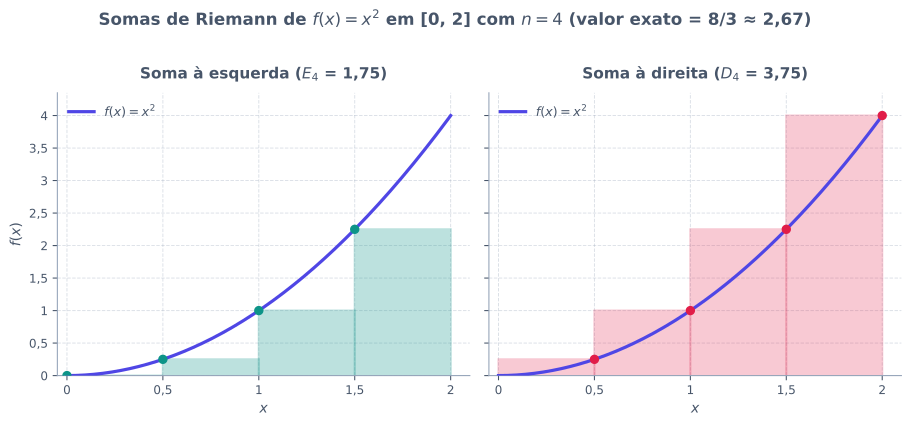

Write Python code to recreate this figure.
from pathlib import Path

import matplotlib.pyplot as plt
import matplotlib.ticker as ticker
import numpy as np

plt.rcParams["svg.fonttype"] = "none"


def main() -> None:
    a, b = 0.0, 2.0
    n = 4
    dx = (b - a) / n  # 0.5
    x_edges = np.linspace(a, b, n + 1)

    x_curva = np.linspace(a, b, 300)
    y_curva = x_curva ** 2

    h_esq = x_edges[:-1] ** 2  # [0.0, 0.25, 1.0, 2.25]
    h_dir = x_edges[1:] ** 2   # [0.25, 1.0, 2.25, 4.0]

    soma_esq = float(np.sum(h_esq) * dx)  # 1.75
    soma_dir = float(np.sum(h_dir) * dx)  # 3.75

    cor_texto = "#475569"
    cor_grade = "#94A3B8"
    cor_curva = "#4F46E5"
    cor_esq = "#0D9488"
    cor_dir = "#E11D48"

    fig, (ax_esq, ax_dir) = plt.subplots(1, 2, figsize=(9.6, 4.3), sharey=True)
    fig.patch.set_alpha(0.0)

    # Painel esquerdo: soma à esquerda
    ax_esq.bar(
        x_edges[:-1],
        h_esq,
        width=dx,
        align="edge",
        color=cor_esq,
        alpha=0.28,
        edgecolor=cor_esq,
        linewidth=1.6,
        zorder=2,
    )
    ax_esq.plot(x_curva, y_curva, color=cor_curva, linewidth=2.4, zorder=3, label="$f(x) = x^2$")
    ax_esq.scatter(x_edges[:-1], h_esq, color=cor_esq, s=36, zorder=4)
    ax_esq.set_title(
        f"Soma à esquerda ($E_4$ = {soma_esq:.2f})".replace(".", ","),
        fontsize=11.5,
        fontweight="bold",
        color=cor_texto,
        pad=10,
    )
    ax_esq.set_xlabel("$x$", fontsize=10.5, color=cor_texto)
    ax_esq.set_ylabel("$f(x)$", fontsize=10.5, color=cor_texto)

    # Painel direito: soma à direita
    ax_dir.bar(
        x_edges[:-1],
        h_dir,
        width=dx,
        align="edge",
        color=cor_dir,
        alpha=0.24,
        edgecolor=cor_dir,
        linewidth=1.6,
        zorder=2,
    )
    ax_dir.plot(x_curva, y_curva, color=cor_curva, linewidth=2.4, zorder=3, label="$f(x) = x^2$")
    ax_dir.scatter(x_edges[1:], h_dir, color=cor_dir, s=36, zorder=4)
    ax_dir.set_title(
        f"Soma à direita ($D_4$ = {soma_dir:.2f})".replace(".", ","),
        fontsize=11.5,
        fontweight="bold",
        color=cor_texto,
        pad=10,
    )
    ax_dir.set_xlabel("$x$", fontsize=10.5, color=cor_texto)

    fmt_virgula = ticker.FuncFormatter(lambda val, _: f"{val:g}".replace(".", ","))

    for ax in (ax_esq, ax_dir):
        ax.patch.set_alpha(0.0)
        ax.set_xlim(-0.05, 2.1)
        ax.set_ylim(0.0, 4.35)
        ax.set_xticks(x_edges)
        ax.xaxis.set_major_formatter(fmt_virgula)
        ax.yaxis.set_major_formatter(fmt_virgula)
        ax.grid(True, linestyle="--", linewidth=0.7, alpha=0.35, color=cor_grade)
        ax.spines["top"].set_visible(False)
        ax.spines["right"].set_visible(False)
        ax.spines["left"].set_color(cor_grade)
        ax.spines["bottom"].set_color(cor_grade)
        ax.tick_params(colors=cor_texto, labelsize=9)
        ax.legend(loc="upper left", frameon=False, fontsize=9.5, labelcolor=cor_texto)

    fig.suptitle(
        "Somas de Riemann de $f(x) = x^2$ em [0, 2] com $n = 4$ (valor exato = 8/3 ≈ 2,67)",
        fontsize=12.5,
        fontweight="bold",
        color=cor_texto,
        y=1.02,
    )
    fig.tight_layout()

    destino = Path(__file__).resolve().parent / "somas-riemann.svg"
    fig.savefig(destino, format="svg", transparent=True, bbox_inches="tight")
    plt.close(fig)


if __name__ == "__main__":
    main()
